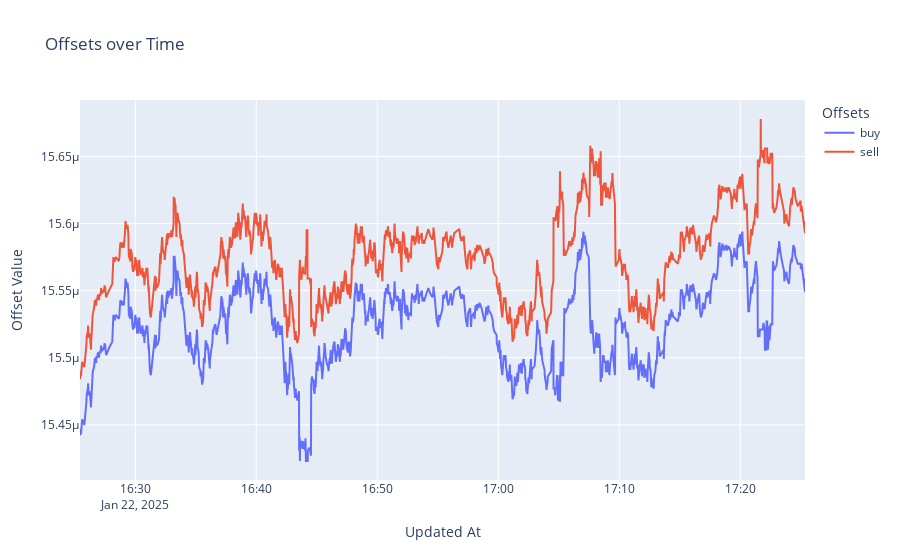

The cell this chart's notebook holds for it:
### Code cell
import plotly.graph_objects as go


fig = go.Figure()

# Add traces for each y-column
fig.add_trace(go.Scatter(x=df_transformed['updated_at'], y=df_transformed['buy'],
                         mode='lines', name='buy '))
fig.add_trace(go.Scatter(x=df_transformed['updated_at'], y=df_transformed['sell'],
                         mode='lines', name='sell '))
#fig.add_trace(go.Scatter(x=df_transformed['updated_at'], y=df_transformed['buy_po'],
#                         mode='lines', name='buy '))
#fig.add_trace(go.Scatter(x=df_transformed['updated_at'], y=df_transformed['sell_po'],
#                         mode='lines', name='sell '))
# Update layout for titles and axes
fig.update_layout(
    title="Offsets over Time",
    xaxis_title="Updated At",
    yaxis_title="Offset Value",
    legend_title="Offsets",
)

# Show the figure
fig.show()

### Figure 1 — Plotly figure (JSON) as saved in the notebook; plotly's stock layout.template omitted (floating-point values rounded to 4 significant figures; data arrays with more than 128 entries replaced by an {"elided": "..."} marker saying what was removed)
{"data": [{"mode": "lines", "name": "buy ", "type": "scatter", "x": {"elided": "1359 str values"}, "y": {"elided": "1359 float values"}}, {"mode": "lines", "name": "sell ", "type": "scatter", "x": {"elided": "1359 str values"}, "y": {"elided": "1359 float values"}}], "layout": {"legend": {"title": {"text": "Offsets"}}, "title": {"text": "Offsets over Time"}, "xaxis": {"title": {"text": "Updated At"}}, "yaxis": {"title": {"text": "Offset Value"}}}}
